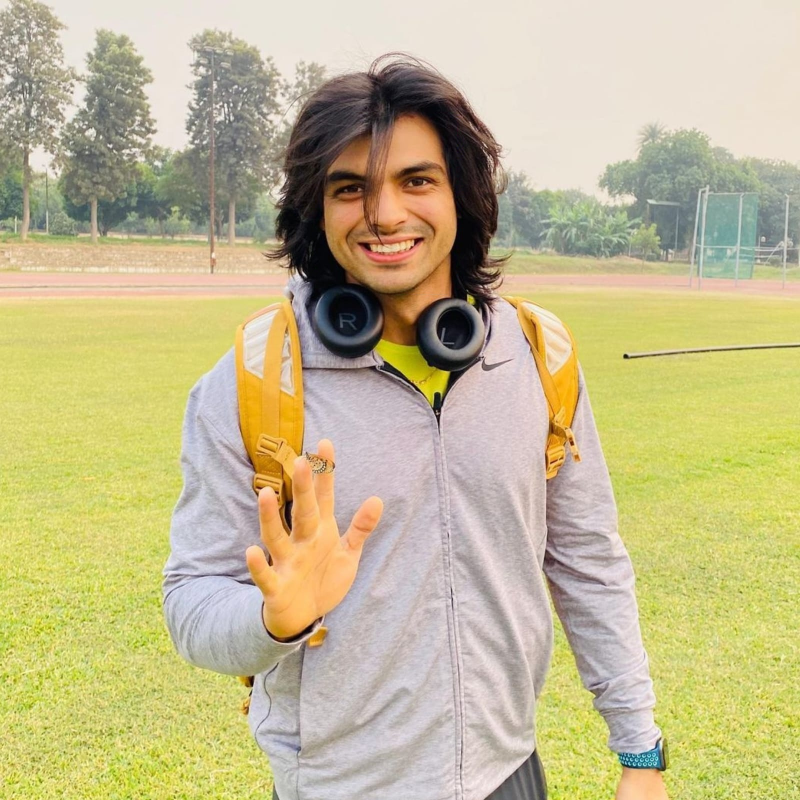
#> input picture Image-Encryption-and-Authentication/neeraj.jpg, 1600 x 1600 px, found by its file name (shown at 1/2 size)
$ python 'Image analysis_20220605230353.py'
#> lines starting #> are read from the running program, lines starting #| are printed output that depends on the picture; after the words box and inside, x2 and y2 are one past the last pixel; in counts of white or black regions, pixels touching at a corner belong together
### Experiment/npcr.py
"""
    It has a NPCR(Number of pixel changed rate).It compares the pixel values of the original image and the encrypted image.
    The resultant value is returned in percentage.If the value is more than 99% then the analysis is positive.

    It consist of three modules rateofchange(),sumofpixel(),npcrv().
"""

from PIL import Image
import numpy as np

"""
    This method compares two image.If the pixel value is same then 0 is stored in the matrix else one is stored
"""


def rateofchange(height, width, pixel1, pixel2, matrix, i):
    for y in range(0, height):
        for x in range(0, width):
            # print(x,y)
            if pixel1[x, y][i] == pixel2[x, y][i]:
                matrix[x, y] = 0
            else:
                matrix[x, y] = 1
    return matrix


"""
    sum of the values of 1 stored in matrix is calculated
"""


def sumofpixel(height, width, pixel1, pixel2, ematrix, i):
    matrix = rateofchange(height, width, pixel1, pixel2, ematrix, i)
    psum = 0
    for y in range(0, height):
        for x in range(0, width):
            psum = matrix[x, y] + psum
    return psum


"""
Finally the above two module is called to calculate the values
"""


def npcrv(loc1, loc2):
    c1 = Image.open(loc1)
#> c1 is the input picture: PIL image 1600x1600 RGB; mean R, G, B 195, 185.3, 142.7
    c2 = Image.open(loc2)
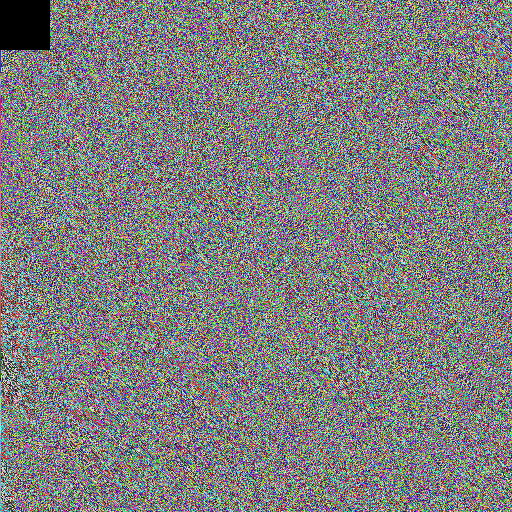
#> input picture FINAL/output.png, 512 x 512 px, found by its file name
#> c2 is the input picture: PIL image 512x512 RGB; mean R, G, B 126.3, 126.2, 126.4
    width, height = c1.size
#> width = 1600; height = 1600
    pixel1 = c1.load()
    pixel2 = c2.load()
    ematrix = np.empty([width, height])
    per = (((sumofpixel(height, width, pixel1, pixel2, ematrix, 0) / (height * width)) * 100) + (
                (sumofpixel(height, width, pixel1, pixel2, ematrix, 1) / (height * width)) * 100) + (
                       (sumofpixel(height, width, pixel1, pixel2, ematrix, 2) / (height * width)) * 100)) / 3
#> after the loop in rateofchange, `for y in range(0, height):`:
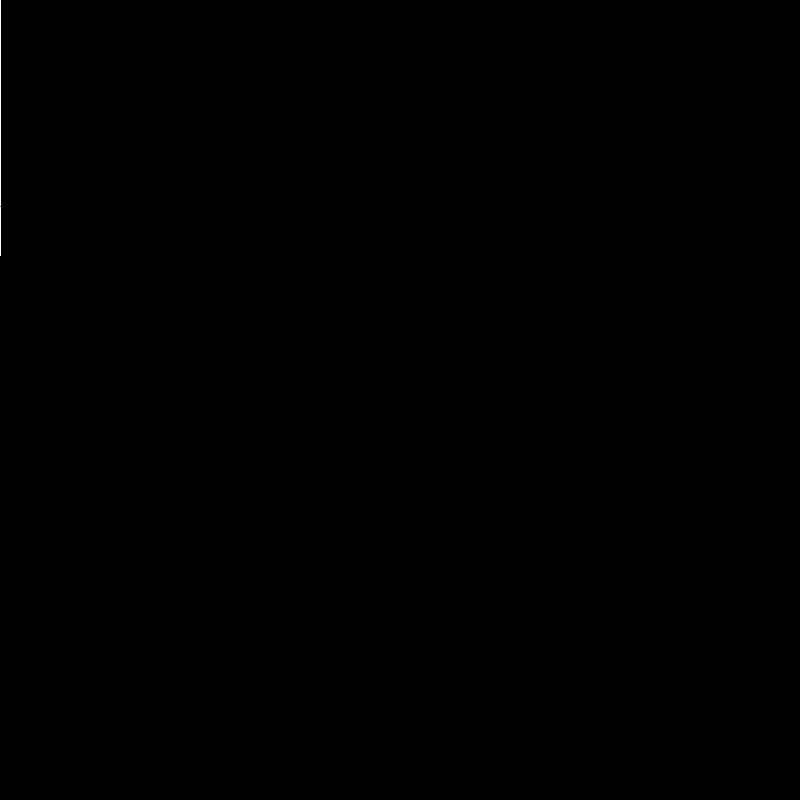
#> matrix: shape (1600, 1600) float64 (shown at 1/2 size); values 0 (black) and 1 (white), 0.02% white in thin lines or dots, all inside (x1, y1, x2, y2) = (0, 0, 1, 512)
    return per

print(npcrv("C:/Users/vishn/PycharmProjects/imo/dtjdtg/Image-Encryption-and-Authentication/neeraj.jpg","C:/Users/vishn/PycharmProjects/imo/dtjdtg/FINAL/output.png"))

### .history/Image analysis/Image analysis_20220605230353.py
"""
This is a standalone application to analyze the image .It uses a tkinter library of python to make gui for windows.
It consist of allanalysis(),rmse(),uac() , npcr() , askopenfile(), doegraphplot().All the modules defined in this file
is for analyzing image

"""
import os
from tkinter import *
from tkinter import filedialog

from PIL import ImageTk, Image
from coplot import coplot_horizontal,coplot_vertical
from histogram import histo_ski,histo_normal
from correlationcofficient import corr_of_rgb
#> (the run stopped early here; a loop or call above may not have finished)
